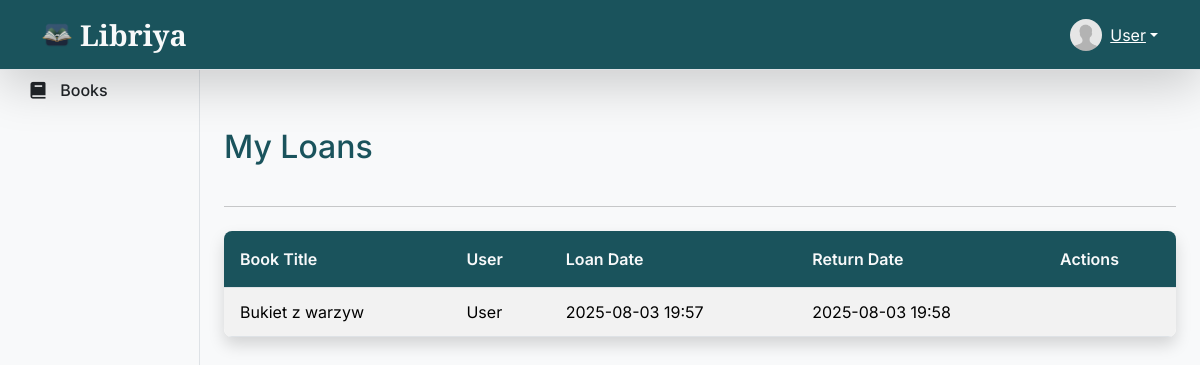
The app's page /loans/1 (signed in), older data.
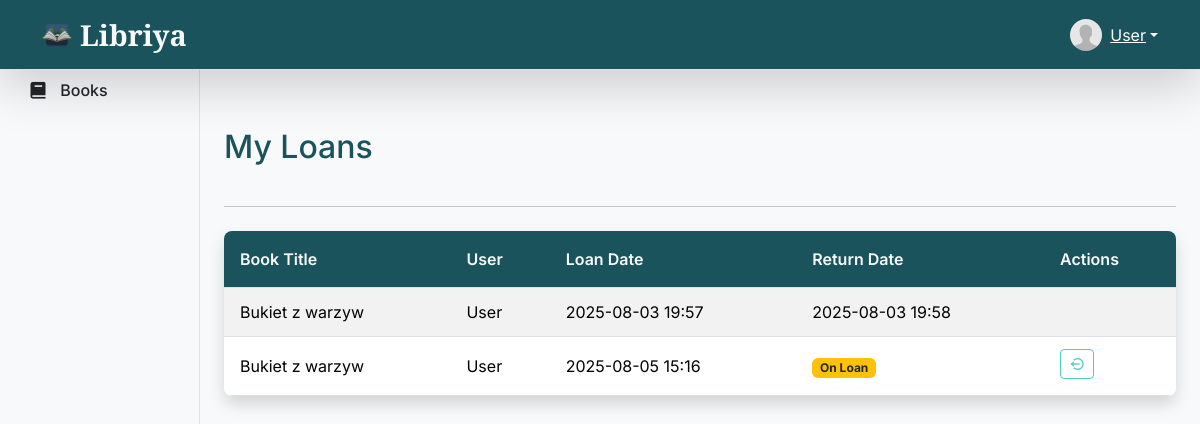
The same page, newer data.
### app/models.py (models this page shows, shortened)
class Loan(db.Model):
    id = db.Column(db.Integer, primary_key=True)
    book_id = db.Column(db.Integer, db.ForeignKey('book.id'), nullable=False)
    user_id = db.Column(db.Integer, db.ForeignKey('user.id'), nullable=False)
    loan_date = db.Column(db.DateTime, default=db.func.current_timestamp())
    return_date = db.Column(db.DateTime)
    book = db.relationship('Book', backref='loans')
    user = db.relationship('User', back_populates='loans')

class Book(db.Model):
    id = db.Column(db.Integer, primary_key=True)
    isbn = db.Column(db.String(13), unique=True, nullable=False, index=True)
    title = db.Column(db.String(200), nullable=False, index=True)
    authors = db.relationship(
        'Author', secondary=book_authors, lazy='subquery', back_populates='books')
    genre_id = db.Column(db.Integer, db.ForeignKey(
        'genre.id'), nullable=False)
    year = db.Column(db.Integer, nullable=False)
    cover = db.Column(db.String(200))
    is_available = db.Column(db.Boolean, default=True)

class User(UserMixin, db.Model):
    id = db.Column(db.Integer, primary_key=True)
    username = db.Column(db.String(50), unique=True,
                         nullable=False, index=True)
    email = db.Column(db.String(120), unique=True, nullable=False, index=True)
    password_hash = db.Column(db.String(128), nullable=False)
    image_file = db.Column(db.String(20), nullable=False,
                           default='default.jpg')
    loans = db.relationship('Loan', back_populates='user', lazy=True)
    is_admin = db.Column(db.Boolean, default=False)

### app/routes.py (the view)
@bp.route("/loans/<user_id>")
@login_required
def user_loans(user_id):
    user_loans = User.query.get_or_404(user_id).loans
    return render_template("loans.html", loans=user_loans, active_page="", title="My Loans")

### app/__init__.py (called while the page is built)
@login_manager.user_loader
def load_user(user_id):
    from app.models import User
    return User.query.get(int(user_id))

### app/templates/loans.html (shortened to what this page needs)
{% extends "layout.html" %}
{% block content %}
<div class="container">
    <div class="d-flex justify-content-between align-items-center mb-3">
        <h2>{{ title }}</h2>
    </div>
    <hr>
    <table class="table table-hover table-striped">
        <thead>
            <tr>
                <th>{{ _('Book Title') }}</th>
                <th>{{ _('User') }}</th>
                <th>{{ _('Loan Date') }}</th>
                <th>{{ _('Return Date') }}</th>
                <th>{{ _('Actions') }}</th>
            </tr>
        </thead>
        <tbody>
            {% for loan in loans %}
            <tr>
                <td>{{ loan.book.title }}</td>
                <td>{{ loan.user.username }}</td>
                <td>{{ loan.loan_date.strftime('%Y-%m-%d %H:%M') }}</td>
                <td>
                    {% if loan.return_date %}
                    {{ loan.return_date.strftime('%Y-%m-%d %H:%M') }}
                    {% else %}
                    <span class="badge bg-warning text-dark">{{ _('On Loan') }}</span>
                    {% endif %}
                </td>
                <td>
                    {% if not loan.return_date %}
                    <form action="{{ url_for('main.return_loan', loan_id=loan.id) }}" method="POST"
                        style="display: inline;">
                        <button type="submit" class="btn btn-outline-warning btn-sm" data-bs-toggle="tooltip"
                            data-bs-placement="top" title="{{ _('Return Book') }}"><i
                                class="bx bx-log-out-circle"></i></button>
                    </form>
                    {% endif %}
                </td>
            </tr>
            {% endfor %}
        </tbody>
    </table>
</div>
{% endblock %}

Row changes from the older to the newer data that the page shows:
added Loan: book "Bukiet z warzyw", user.username "User", loan_date "2025-08-05 15:16"
